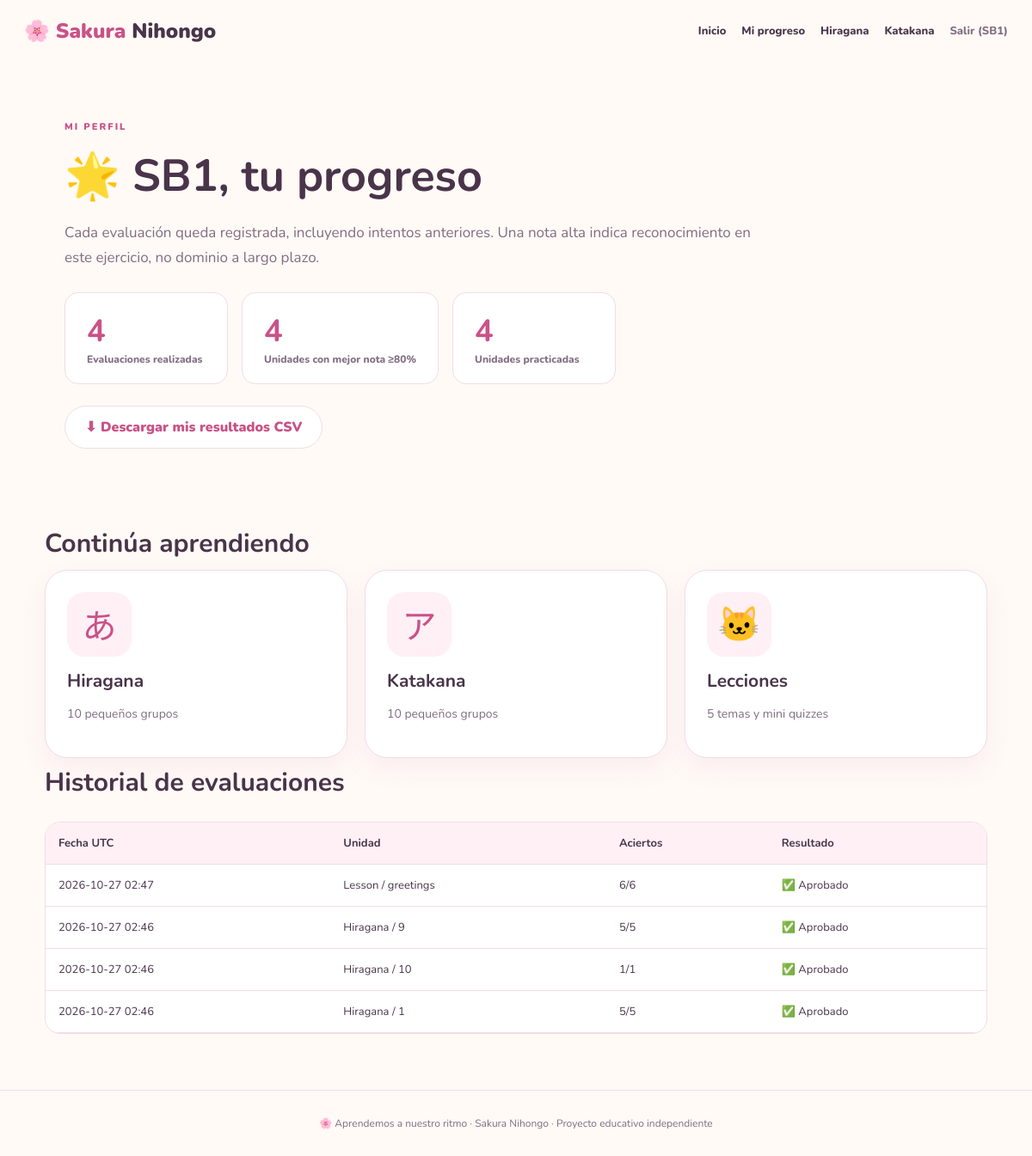
The app's page /dashboard (signed in) with its own data.
### tables this page shows
CREATE TABLE users (
            id INTEGER PRIMARY KEY, username TEXT NOT NULL UNIQUE COLLATE NOCASE,
            password_hash TEXT NOT NULL, role TEXT NOT NULL DEFAULT 'student',
            created_at TEXT NOT NULL);

CREATE TABLE attempts (
            id INTEGER PRIMARY KEY, user_id INTEGER NOT NULL REFERENCES users(id),
            kind TEXT NOT NULL, unit TEXT NOT NULL, score INTEGER NOT NULL,
            total INTEGER NOT NULL, created_at TEXT NOT NULL);

### app.py (the view)
@app.route('/dashboard')
@login_required
def dashboard():
    scores = best_scores(current_user()['id'])
    attempts = attempt_rows(current_user()['id'])
    mastered = sum(v >= 0.8 for v in scores.values())
    return render_template('dashboard.html', attempts=attempts, mastered=mastered, scores=scores)

### app.py (called while the page is built)
def db():
    connection = sqlite3.connect(app.config['DATABASE'])
    connection.row_factory = sqlite3.Row
    connection.execute('PRAGMA foreign_keys = ON')
    return connection

def current_user():
    uid = session.get('user_id')
    if not uid:
        return None
    with db() as con:
        user = con.execute('SELECT id, username, role FROM users WHERE id=?', (uid,)).fetchone()
    return dict(user) if user else None

def login_required(fn):
    @wraps(fn)
    def wrapper(*args, **kwargs):
        if not current_user():
            if request.path.startswith('/api/'):
                return jsonify(error='Inicia sesión primero.'), 401
            return redirect(url_for('login'))
        return fn(*args, **kwargs)
    return wrapper

@app.before_request
def csrf_check():
    if 'csrf_token' not in session:
        session['csrf_token'] = secrets.token_hex(24)
    if request.method in ('POST', 'PUT', 'PATCH', 'DELETE'):
        token = request.headers.get('X-CSRF-Token') or request.form.get('csrf_token')
        if not secrets.compare_digest(token or '', session['csrf_token']):
            abort(400, description='Token de seguridad inválido.')

@app.context_processor
def globals_for_templates():
    return {'user': current_user(), 'csrf_token': session.get('csrf_token', '')}

def attempt_rows(uid):
    with db() as con:
        return [dict(x) for x in con.execute('SELECT * FROM attempts WHERE user_id=? ORDER BY id DESC', (uid,))]

def best_scores(uid):
    with db() as con:
        rows = con.execute('SELECT kind, unit, MAX(score * 1.0 / total) AS best FROM attempts WHERE user_id=? GROUP BY kind,unit', (uid,)).fetchall()
    return {(x['kind'], x['unit']): x['best'] for x in rows}

### templates/dashboard.html
{% extends 'base.html' %}{% block title %}Mi progreso · Sakura{% endblock %}{% block content %}<section class="page-head"><span class="eyebrow">{{ 'REPORTE DE ESTUDIANTE' if student_name is defined else 'MI PERFIL' }}</span><h1>🌟 {{ student_name if student_name is defined else user.username }}, tu progreso</h1><p>Cada evaluación queda registrada, incluyendo intentos anteriores. Una nota alta indica reconocimiento en este ejercicio, no dominio a largo plazo.</p><div class="stats"><div><b>{{ attempts|length }}</b><span>Evaluaciones realizadas</span></div><div><b>{{ mastered }}</b><span>Unidades con mejor nota ≥80%</span></div><div><b>{{ scores|length }}</b><span>Unidades practicadas</span></div></div>{% if student_name is not defined %}<a class="button secondary" href="{{ url_for('export_me') }}">⬇ Descargar mis resultados CSV</a>{% endif %}</section><section class="section"><h2>Continúa aprendiendo</h2><div class="tile-grid"><a class="tile" href="{{ url_for('kana',script='hiragana') }}"><span class="tile-icon">あ</span><h3>Hiragana</h3><p>10 pequeños grupos</p></a><a class="tile" href="{{ url_for('kana',script='katakana') }}"><span class="tile-icon">ア</span><h3>Katakana</h3><p>10 pequeños grupos</p></a><a class="tile" href="{{ url_for('home') }}#lessons"><span class="tile-icon">🐱</span><h3>Lecciones</h3><p>5 temas y mini quizzes</p></a></div><h2>Historial de evaluaciones</h2><div class="table-wrap"><table><thead><tr><th>Fecha UTC</th><th>Unidad</th><th>Aciertos</th><th>Resultado</th></tr></thead><tbody>{% for item in attempts %}<tr><td>{{ item.created_at[:16]|replace('T',' ') }}</td><td>{{ item.kind|capitalize }} / {{ item.unit }}</td><td>{{ item.score }}/{{ item.total }}</td><td>{% if item.score/item.total>=0.8 %}✅ Aprobado{% else %}🔁 Reforzar{% endif %}</td></tr>{% else %}<tr><td colspan="4">Aún no hay evaluaciones. ¡Empieza con Hiragana!</td></tr>{% endfor %}</tbody></table></div></section>{% endblock %}

### templates/base.html (shortened to what this page needs)
<!doctype html><html lang="es"><head><link rel="stylesheet" href="{{ url_for('static',filename='css/style.css') }}"></head><body>
<header class="topbar"><a class="logo" href="{{ url_for('home') }}">🌸 Sakura <span>Nihongo</span></a><nav><a href="{{ url_for('home') }}">Inicio</a>{% if user %}<a href="{{ url_for('dashboard') }}">Mi progreso</a><a href="{{ url_for('kana',script='hiragana') }}">Hiragana</a><a href="{{ url_for('kana',script='katakana') }}">Katakana</a>{% if user.role=='admin' %}<a href="{{ url_for('admin') }}">Docente</a>{% endif %}<form method="post" action="{{ url_for('logout') }}"><input type="hidden" name="csrf_token" value="{{ csrf_token }}"><button class="linkbtn">Salir ({{ user.username }})</button></form>{% else %}<a href="{{ url_for('login') }}">Entrar</a><a class="nav-cta" href="{{ url_for('register') }}">Crear cuenta</a>{% endif %}</nav></header>
<main>{% block content %}{% endblock %}</main><footer>🌸 Aprendemos a nuestro ritmo · Sakura Nihongo · Proyecto educativo independiente</footer></body></html>

### static/css/style.css (style rules this page uses)
:root { --ink:#49344a;--sub:#826d83;--pink:#ed81aa;--pinkdark:#c95288;--rose:#fff0f6;--cream:#fffaf6;--border:#f2dce7;--green:#a8d8b3;--shadow:0 12px 30px #b76b9e16 }
* { box-sizing:border-box }
html { scroll-behavior:smooth }
body { margin:0;background:var(--cream);color:var(--ink);font-family:Nunito,'Noto Sans JP',sans-serif }
a { text-decoration:none;color:inherit }
button,input { font:inherit }
button { cursor:pointer }
main { min-height:75vh }
.topbar { max-width:1200px;margin:auto;display:flex;align-items:center;justify-content:space-between;gap:18px;padding:20px 28px }
.logo { font-size:24px;font-weight:900;color:var(--pinkdark) }
.logo span { color:var(--ink) }
nav { display:flex;align-items:center;gap:18px;flex-wrap:wrap;font-weight:800;font-size:13px }
nav form { margin:0 }
.linkbtn { background:transparent;border:0;color:var(--sub);padding:0;font-weight:800 }
.nav-cta,.button { display:inline-flex;align-items:center;justify-content:center;border:0;border-radius:100px;padding:13px 23px;font-weight:900;transition:transform .15s,background .15s }
.secondary { background:#fff;border:1px solid var(--border);color:var(--pinkdark) }
.hero p,.page-head p,.section-heading p { font-size:17px;color:var(--sub);line-height:1.7 }
.section { max-width:1140px;margin:65px auto;padding:0 22px }
.section h2,.section-heading h2 { font-size:30px;margin:8px 0 10px }
.eyebrow { font-size:11px;font-weight:900;letter-spacing:2px;color:var(--pinkdark) }
.tile-grid { display:grid;grid-template-columns:repeat(3,minmax(0,1fr));gap:20px }
.tile,.group-card { background:#fff;border:1px solid var(--border);border-radius:26px;padding:25px;box-shadow:var(--shadow) }
.tile { transition:transform .2s }
.tile h3 { margin:14px 0 8px;font-size:21px }
.tile p { color:var(--sub);line-height:1.6;font-size:14px }
.tile-icon { display:grid;place-items:center;width:75px;height:75px;background:var(--rose);border-radius:20px;font-family:'Noto Sans JP';font-size:40px;color:var(--pinkdark) }
.page-head { max-width:1100px;margin:38px auto 0;padding:25px }
.page-head h1 { font-size:clamp(34px,5vw,52px);margin:12px 0 }
.page-head p { max-width:830px }
.stats { display:flex;gap:16px;flex-wrap:wrap;margin:25px 0 }
.stats>div { background:white;border:1px solid var(--border);border-radius:16px;padding:20px 25px;display:grid;min-width:190px }
.stats b { font-size:36px;color:var(--pinkdark) }
.stats span { color:var(--sub);font-size:12px;font-weight:800 }
.table-wrap { width:100%;overflow:auto;margin:25px 0;background:white;border-radius:18px;border:1px solid var(--border) }
table { width:100%;border-collapse:collapse;text-align:left }
th,td { padding:15px;border-bottom:1px solid var(--border);font-size:13px }
th { background:var(--rose) }
footer { text-align:center;border-top:1px solid var(--border);padding:30px;color:var(--sub);font-size:12px }

### records on screen
users: username "SB1"
attempts: created_at "2026-10-27 02:47", kind "Lesson", unit "greetings", score "6", total "6", shows "✅ Aprobado"
attempts: created_at "2026-10-27 02:46", kind "Hiragana", unit "9", score "5", total "5", shows "✅ Aprobado"
attempts: created_at "2026-10-27 02:46", kind "Hiragana", unit "10", score "1", total "1", shows "✅ Aprobado"
attempts: created_at "2026-10-27 02:46", kind "Hiragana", unit "1", score "5", total "5", shows "✅ Aprobado"

### other values on screen
{{ 'REPORTE DE ESTUDIANTE' if student_name is defined else 'MI PERFIL' }} "MI PERFIL"
{{ attempts|length }} "4"
{{ mastered }} "4"
{{ scores|length }} "4"
